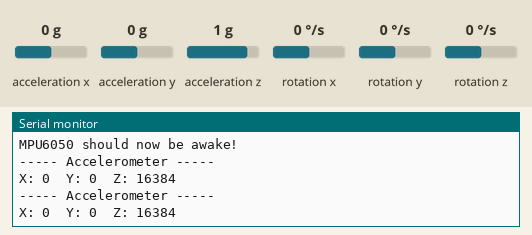
This sketch was run on a simulated ESP32. Shown: the last lines printed to the serial monitor. Wiring (inferred from the names in the program): MPU-6050 motion sensor at I2C address 0x68. The test bench sets the inputs (shaded band); at power-on: acceleration x 0 g, acceleration y 0 g, acceleration z 1 g, rotation x 0 °/s, rotation y 0 °/s, rotation z 0 °/s.

Above: at 2.2 s.
2.3 s: acceleration x set to -1.4 g
At 3.5 s:
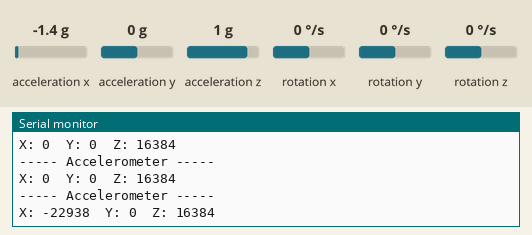
3.8 s: acceleration y set to -1.4 g
At 4.3 s:
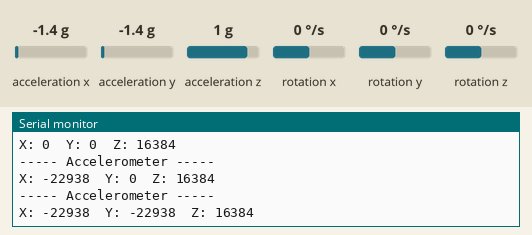
5.3 s: acceleration z set to -1.4 g
At 6.8 s:
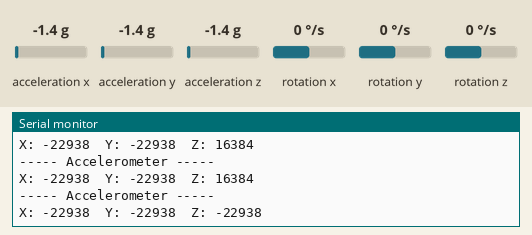

Measured:
- after the input at 2.3 s, the serial monitor: prints a new line after 0.71 s (image 1)
- after the input at 3.8 s, the serial monitor: prints a new line after 0.21 s (image 2)
- after the input at 5.3 s, the serial monitor: prints a new line after 0.71 s (image 3)

The sketch:

accelerometer.ino
```cpp
#include <Wire.h>

// MPU6050 I2C address
#define MPU_ADDR 0x68

void setup() {
  Wire.begin(21, 22);       // SDA = GPIO21, SCL = GPIO22
  Wire.setClock(400000);    // fast I2C for ESP32
  Serial.begin(115200);
  delay(1000);

  Serial.println("Initializing MPU6050...");

  // Wake up MPU6050 (it starts in sleep mode)
  Wire.beginTransmission(MPU_ADDR);
  Wire.write(0x6B); // PWR_MGMT_1 register
  Wire.write(0);    // set to 0 to wake up
  Wire.endTransmission(true);

  Serial.println("MPU6050 should now be awake!");
}

void loop() {
  int16_t ax, ay, az;


  // Read accelerometer and gyro data
  Wire.beginTransmission(MPU_ADDR);
  Wire.write(0x3B); // starting register for ACCEL_XOUT_H
  Wire.endTransmission(false);
  Wire.requestFrom(MPU_ADDR, 14, true); // 14 bytes: accel(6)+temp(2)+gyro(6)

  ax = Wire.read() << 8 | Wire.read();
  ay = Wire.read() << 8 | Wire.read();
  az = Wire.read() << 8 | Wire.read();


  Serial.println("----- Accelerometer -----");
  Serial.print("X: "); Serial.print(ax);
  Serial.print("  Y: "); Serial.print(ay);
  Serial.print("  Z: "); Serial.println(az);


  Serial.println();
  delay(1000);

}
```
